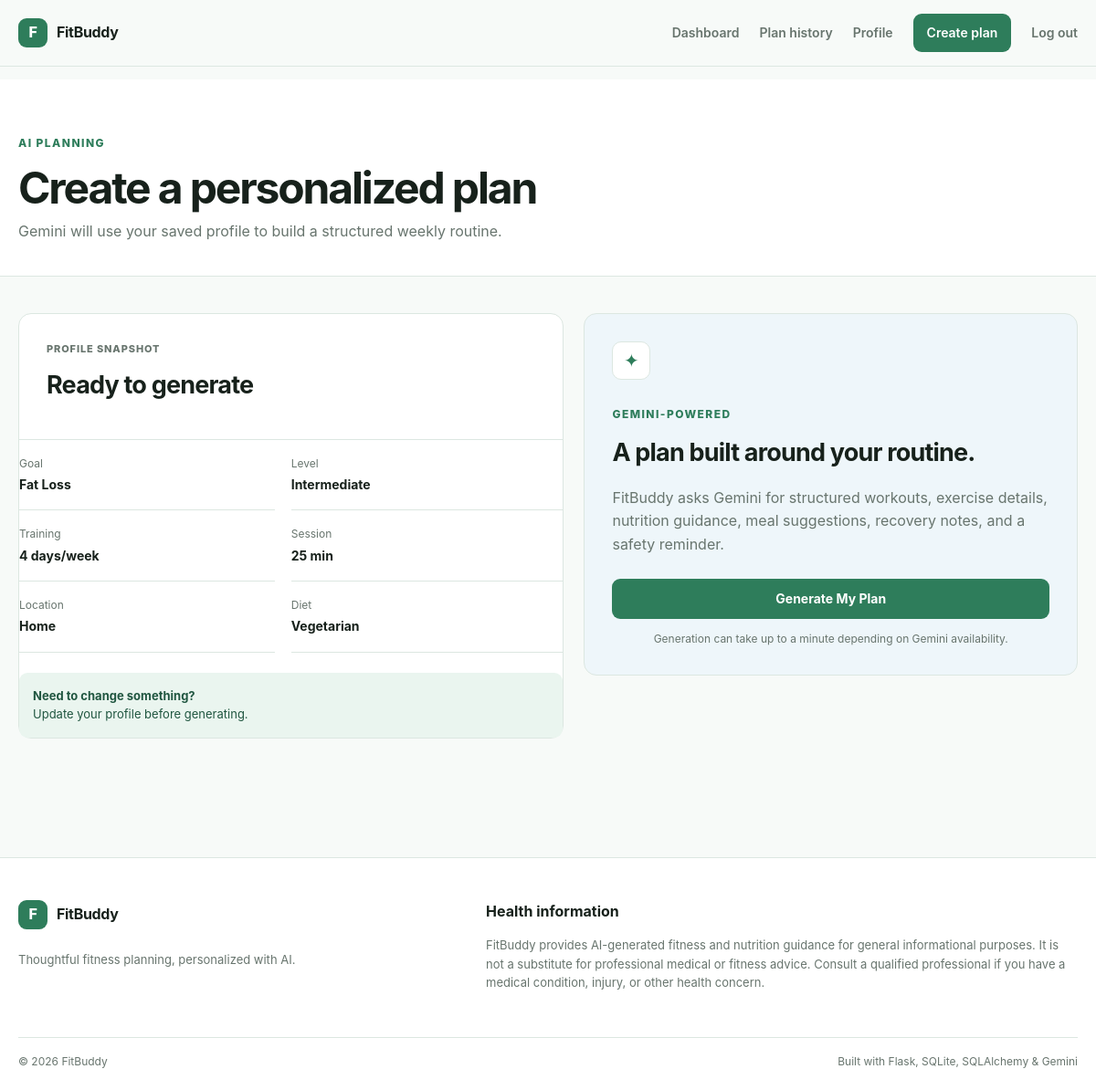
Screenshot of /plan/new (signed in) with the database file from the repository.
### database/models.py (models this page shows)
class FitnessProfile(db.Model):
    __tablename__ = "fitness_profiles"
    id = db.Column(db.Integer, primary_key=True)
    user_id = db.Column(
        db.Integer, db.ForeignKey("users.id"), unique=True, nullable=False
    )
    name = db.Column(db.String(100), nullable=False)
    age = db.Column(db.Integer, nullable=False)
    gender = db.Column(db.String(40), nullable=False)
    height_cm = db.Column(db.Float, nullable=False)
    weight_kg = db.Column(db.Float, nullable=False)
    fitness_level = db.Column(db.String(40), nullable=False)
    primary_goal = db.Column(db.String(80), nullable=False)
    activity_level = db.Column(db.String(60), nullable=False)
    workout_days = db.Column(db.Integer, nullable=False)
    session_duration = db.Column(db.Integer, nullable=False)
    workout_location = db.Column(db.String(80), nullable=False)
    equipment = db.Column(db.String(500), nullable=False, default="")
    diet_preference = db.Column(db.String(80), nullable=False)
    additional_notes = db.Column(db.Text, nullable=True, default="")
    updated_at = db.Column(db.DateTime(timezone=True), default=utcnow, onupdate=utcnow)
    user = db.relationship("User", back_populates="fitness_profile")

### routes/fitness.py (the view, shortened to what this page needs)
@fitness_bp.route("/plan/new", methods=["GET", "POST"])
@login_required
def create_plan():
    ensure_csrf_token()
    user = current_user()
    profile = user.fitness_profile
    if request.method == "GET":
        if not profile:
            flash("Complete your fitness profile before generating a plan.", "info")
            return redirect(url_for("fitness.profile"))
        return render_template("create_plan.html", page_title="Create a plan", profile=profile)

### routes/auth.py (called while the page is built)
def ensure_csrf_token():
    if "csrf_token" not in session:
        session["csrf_token"] = secrets.token_urlsafe(32)

def login_required(view):
    @wraps(view)
    def wrapped(*args, **kwargs):
        if "user_id" not in session:
            flash("Please log in to continue.", "info")
            return redirect(url_for("auth.login"))
        return view(*args, **kwargs)
    return wrapped

### routes/fitness.py (called while the page is built)
def current_user():
    user_id = session.get("user_id")
    return db.session.get(User, user_id) if user_id else None

### templates/create_plan.html (shortened to what this page needs)
{% extends "base.html" %}
{% block content %}
<section class="page-header">
    <div class="container page-header-inner">
        <div>
            <span class="eyebrow">AI planning</span>
            <h1>Create a personalized plan</h1>
            <p>Gemini will use your saved profile to build a structured weekly routine.</p>
        </div>
    </div>
</section>
<section class="container form-page">
    <div class="generation-layout">
        <div class="form-card">
            <div class="form-card-header">
                <span class="mini-label">Profile snapshot</span>
                <h2>Ready to generate</h2>
            </div>
            <div class="snapshot-grid">
                <div><span>Goal</span><strong>{{ profile.primary_goal|title }}</strong></div>
                <div><span>Level</span><strong>{{ profile.fitness_level|title }}</strong></div>
                <div><span>Training</span><strong>{{ profile.workout_days }} days/week</strong></div>
                <div><span>Session</span><strong>{{ profile.session_duration }} min</strong></div>
                <div><span>Location</span><strong>{{ profile.workout_location|title }}</strong></div>
                <div><span>Diet</span><strong>{{ profile.diet_preference|title }}</strong></div>
            </div>
            <div class="profile-note">
                <strong>Need to change something?</strong>
                <a href="{{ url_for('fitness.profile') }}">Update your profile before generating.</a>
            </div>
        </div>
        <div class="generation-card">
            <div class="generation-icon">✦</div>
            <span class="eyebrow">Gemini-powered</span>
            <h2>A plan built around your routine.</h2>
            <p>
                FitBuddy asks Gemini for structured workouts, exercise details,
                nutrition guidance, meal suggestions, recovery notes, and a safety reminder.
            </p>
            <form method="post" data-generation-form>
                <button class="button button-primary button-full" type="submit" data-generation-button>
                    <span data-button-label>Generate My Plan</span>
                </button>
            </form>
            <small class="generation-footnote">Generation can take up to a minute depending on Gemini availability.</small>
        </div>
    </div>
</section>
{% endblock %}

### static/css/style.css (style rules this page uses)
:root { --primary-green: #2E7D5B; --dark-green: #205640; --soft-green: #EAF5EF; --light-blue: #EEF6FA; --background: #F7FAF8; --text: #17211B; --muted: #68756E; --border: #DCE7E1; --white: #FFFFFF; --danger: #A33F3F; --warning: #805B22; --max-width: 1160px; --radius: 14px; --radius-small: 10px; }
* { box-sizing: border-box; }
html { scroll-behavior: smooth; }
body { margin: 0; color: var(--text); background: var(--background); font-family: Inter, ui-sans-serif, system-ui, -apple-system, BlinkMacSystemFont, "Segoe UI", sans-serif; font-size: 16px; line-height: 1.6; }
a { color: var(--dark-green); text-decoration: none; }
button, input, select, textarea { font: inherit; }
button { cursor: pointer; }
.container { width: min(calc(100% - 40px), var(--max-width)); margin-inline: auto; }
.eyebrow { color: var(--primary-green); font-size: 12px; font-weight: 800; letter-spacing: 0.12em; text-transform: uppercase; }
.hero h1, .page-header h1, .auth-card h1 { margin: 12px 0 18px; font-size: clamp(38px, 5vw, 64px); line-height: 1.04; letter-spacing: -0.045em; }
.button { min-height: 44px; border: 1px solid transparent; border-radius: 9px; padding: 10px 17px; display: inline-flex; align-items: center; justify-content: center; gap: 8px; font-weight: 750; font-size: 14px; transition: transform 160ms ease, background 160ms ease, border-color 160ms ease; }
.button-primary { color: var(--white); background: var(--primary-green); }
.button-full { width: 100%; }
.mini-label { display: block; color: var(--muted); font-size: 11px; font-weight: 800; letter-spacing: 0.08em; text-transform: uppercase; }
.page-header { padding: 56px 0 36px; border-bottom: 1px solid var(--border); background: var(--white); }
.page-header h1 { font-size: clamp(34px, 4vw, 48px); margin-bottom: 10px; }
.page-header p { margin: 0; color: var(--muted); }
.page-header-inner { display: flex; justify-content: space-between; gap: 32px; align-items: end; }

### static/css/forms.css (style rules this page uses)
.form-page { padding-top: 40px; }
.form-card { background: var(--white); border: 1px solid var(--border); border-radius: var(--radius); }
.generation-layout { display: grid; grid-template-columns: 1.05fr 0.95fr; gap: 22px; padding-bottom: 70px; }
.form-card-header, .generation-card { padding: 30px; }
.form-card-header h2, .generation-card h2 { margin: 8px 0; font-size: 27px; letter-spacing: -0.03em; }
.snapshot-grid { display: grid; grid-template-columns: repeat(2, 1fr); border-top: 1px solid var(--border); }
.snapshot-grid > div { padding: 16px 0; border-bottom: 1px solid var(--border); }
.snapshot-grid > div:nth-child(odd) { margin-right: 18px; }
.snapshot-grid span { display: block; color: var(--muted); font-size: 12px; }
.snapshot-grid strong { display: block; margin-top: 3px; font-size: 14px; }
.profile-note { margin: 22px 0 0; padding: 15px; background: var(--soft-green); border-radius: 9px; font-size: 13px; }
.profile-note strong { display: block; color: var(--dark-green); }
.generation-card { border: 1px solid var(--border); border-radius: var(--radius); background: var(--light-blue); align-self: start; }
.generation-icon { width: 42px; height: 42px; display: grid; place-items: center; background: var(--white); border: 1px solid var(--border); border-radius: 10px; margin-bottom: 24px; color: var(--primary-green); font-size: 20px; }
.generation-card p { color: var(--muted); margin-bottom: 24px; }
.generation-footnote { display: block; margin-top: 12px; color: var(--muted); font-size: 12px; text-align: center; }

### rows the page displays
FitnessProfile: primary_goal "Fat Loss", fitness_level "Intermediate", workout_days "4", session_duration "25", workout_location "Home", diet_preference "Vegetarian"
